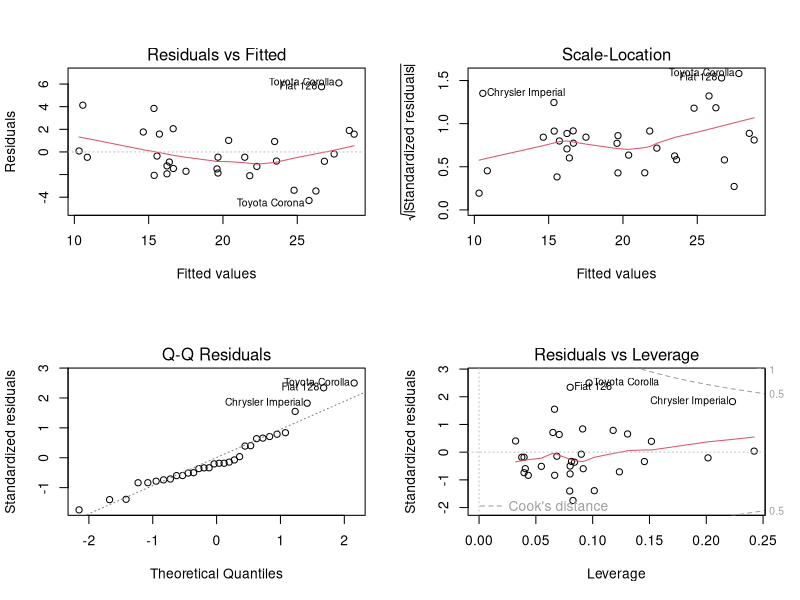

Recreate this plot in R.
## ---- chunk 1
knitr::opts_chunk$set(echo = TRUE)
## ---- chunk 2
summary(mtcars)
## ---- chunk 3
head(mtcars)
## ---- chunk 4
cor(mtcars, method = "pearson", use = "complete.obs")
## ---- chunk 5
library(datasets)
fit<- aov(mpg ~ cyl + disp + hp + wt + am, data = mtcars)
summary(fit)
## ---- chunk 6
fit2 <- aov(mpg ~cyl+wt, data = mtcars)
summary(fit2)
## ---- chunk 7
coefficients(fit2)
## ---- chunk 8
confint(fit2, level = 0.95)
## ---- chunk 9
fitted(fit2)
## ---- chunk 10
residuals(fit2)
## ---- chunk 11
layout(matrix(c(1,2,3,4),2,2))
plot(fit2)
## ---- chunk 12
fit2.1 <- lm(mpg ~ cyl + wt, data = mtcars)
fit2.1
## ---- chunk 13
summary(fit2.1)
